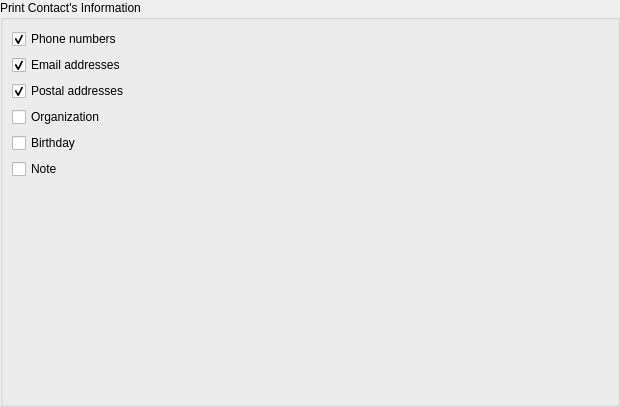
<?xml version="1.0" encoding="UTF-8"?>
<ui version="4.0">
 <class>RingBinderStyleAppearanceForm_Base</class>
 <widget class="QWidget" name="RingBinderStyleAppearanceForm_Base">
  <property name="geometry">
   <rect>
    <x>0</x>
    <y>0</y>
    <width>620</width>
    <height>407</height>
   </rect>
  </property>
  <property name="windowTitle">
   <string>Appearance</string>
  </property>
  <layout class="QGridLayout">
   <property name="leftMargin">
    <number>0</number>
   </property>
   <property name="topMargin">
    <number>0</number>
   </property>
   <property name="rightMargin">
    <number>0</number>
   </property>
   <property name="bottomMargin">
    <number>0</number>
   </property>
   <property name="spacing">
    <number>6</number>
   </property>
   <item row="0" column="0">
    <widget class="QGroupBox" name="GroupBox2">
     <property name="title">
      <string>Print Contact's Information</string>
     </property>
     <layout class="QVBoxLayout" name="verticalLayout">
      <item>
       <widget class="QCheckBox" name="cbPhoneNumbers">
        <property name="toolTip">
         <string>Print contact phone numbers</string>
        </property>
        <property name="whatsThis">
         <string>Check this box if you want contact phone numbers to be printed.</string>
        </property>
        <property name="text">
         <string>Phone numbers</string>
        </property>
        <property name="checked">
         <bool>true</bool>
        </property>
       </widget>
      </item>
      <item>
       <widget class="QCheckBox" name="cbEmails">
        <property name="toolTip">
         <string>Print contact email addresses</string>
        </property>
        <property name="whatsThis">
         <string>Check this box if you want contact email addresses to be printed.</string>
        </property>
        <property name="text">
         <string>Email addresses</string>
        </property>
        <property name="checked">
         <bool>true</bool>
        </property>
       </widget>
      </item>
      <item>
       <widget class="QCheckBox" name="cbStreetAddresses">
        <property name="toolTip">
         <string>Print contact street addresses</string>
        </property>
        <property name="whatsThis">
         <string>Check this box if you want contact street addresses to be printed.</string>
        </property>
        <property name="text">
         <string>Postal addresses</string>
        </property>
        <property name="checked">
         <bool>true</bool>
        </property>
       </widget>
      </item>
      <item>
       <widget class="QCheckBox" name="cbOrganization">
        <property name="toolTip">
         <string>Print contact organizations</string>
        </property>
        <property name="whatsThis">
         <string>Check this box if you want contact organizations to be printed.</string>
        </property>
        <property name="text">
         <string>Organization</string>
        </property>
       </widget>
      </item>
      <item>
       <widget class="QCheckBox" name="cbBirthday">
        <property name="toolTip">
         <string>Print contact birthdays</string>
        </property>
        <property name="whatsThis">
         <string>Check this box if you want contact birthdays to be printed.</string>
        </property>
        <property name="text">
         <string>Birthday</string>
        </property>
       </widget>
      </item>
      <item>
       <widget class="QCheckBox" name="cbNote">
        <property name="toolTip">
         <string>Print contact notes</string>
        </property>
        <property name="whatsThis">
         <string>Check this box if you want contact notes to be printed.</string>
        </property>
        <property name="text">
         <string>Note</string>
        </property>
       </widget>
      </item>
      <item>
       <spacer>
        <property name="orientation">
         <enum>Qt::Vertical</enum>
        </property>
        <property name="sizeHint" stdset="0">
         <size>
          <width>20</width>
          <height>40</height>
         </size>
        </property>
       </spacer>
      </item>
     </layout>
    </widget>
   </item>
  </layout>
 </widget>
 <resources/>
 <connections/>
</ui>
